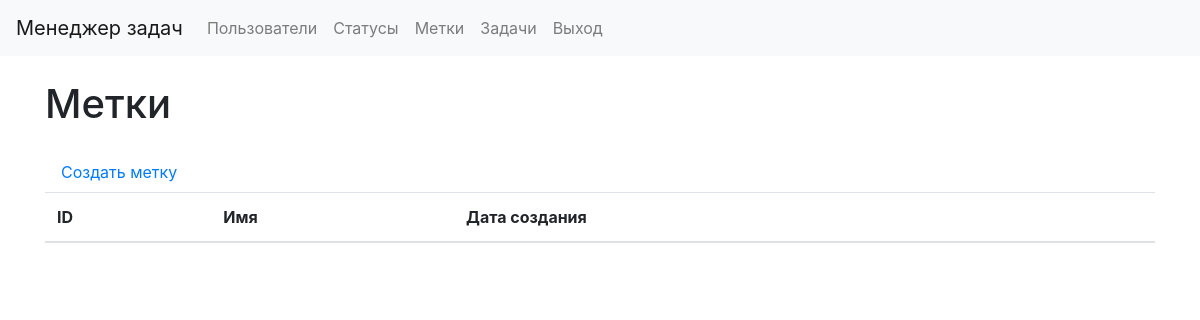
The page /labels/ (signed in) on the database as committed earlier.
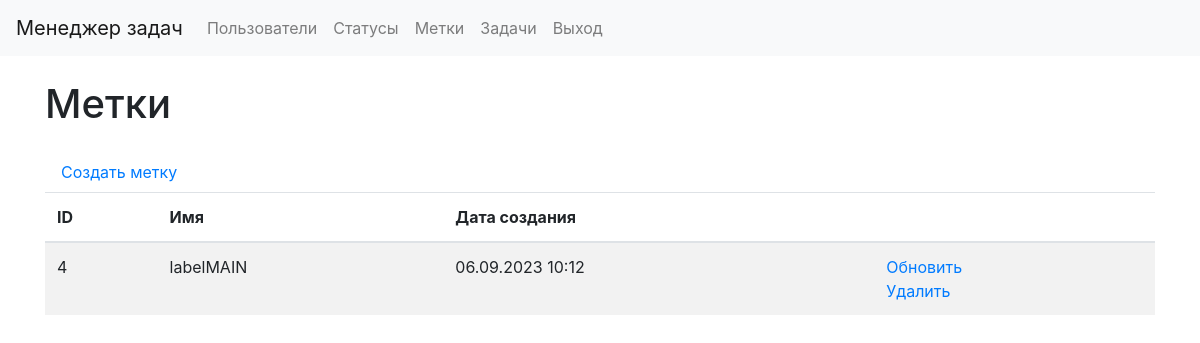
The same page on the database as committed later.
### labels/models.py (models this page shows, shortened)
class Label(models.Model):
    name = models.CharField(
        max_length=100,
        db_index=True,
        verbose_name="Статус"
    )
    created_at = models.DateTimeField(
        auto_now_add=True,
        verbose_name="Время создания"
    )
    updated_at = models.DateTimeField(
        auto_now=True,
        verbose_name="Время изменения"
    )
    class Meta:
        verbose_name = 'Метка'
        verbose_name_plural = 'Метки'
        ordering = ['id']

### labels/views.py (the view)
# urls.py: path('', LabelsList.as_view(), name="labels_list"),
class LabelsList(LoginRequiredMixin, DataMixin, ListView):
    model = Label
    template_name = "labels/labels_list.html"
    context_object_name = "labels"
    def get_context_data(self, *, object_list=None, **kwargs):
        context = super().get_context_data(**kwargs)
        c_def = self.get_user_context(title=_("Labels"))
        return context | c_def
    def get_queryset(self):
        return Label.objects.all()

### task_manager/utils.py (called while the page is built)
    def get_user_context(self, **kwargs):
        context = kwargs
        user_menu = menu.copy()
        if self.request.user.is_authenticated:
            user_menu.pop(4)
            user_menu.pop(4)
        if not self.request.user.is_authenticated:
            user_menu.pop(1)
            user_menu.pop(1)
            user_menu.pop(1)
            user_menu.pop(3)
        context['menu'] = user_menu
        return context

### task_manager/templates/labels/labels_list.html (shortened to what this page needs)
{% extends 'layout.html' %}
{% load bootstrap4 %}
{% block content %}
{% load i18n %}
<div class="container wrapper flex-grow-1">
    <h1 class="my-4">{% trans "Labels" %}</h1>
    <a class="nav-link" href="{% url "label_create" %}"> {% trans "Create label" %} </a>
    <table class="table table-striped">
        <thead>
            <tr>
                <th>ID</th>
                <th>{% trans "Name" %}</th>
                <th>{% trans "Creation date" %}</th>
                <th></th>
            </tr>
        </thead>
        <tbody>
            {% for label in labels %}
            <tr>
                <td> {{ label.id }} </td>
                <td> {{ label.name }} </td>
                <td> {{ label.created_at|date:"d.m.Y H:i" }} </td>
                <td>
                    <a href="{% url "label_update" label.id %}">{% trans "Update" %}</a>
                    <br>
                    <a href="{% url "label_delete" label.id %}">{% trans "Delete" %}</a>
                </td>
            </tr>
            {% endfor %}
        </tbody>
    </table>
</div>
{% endblock %}

Rows that differ between the two databases and show on the page:
added Label: id "4", name "labelMAIN", created_at "06.09.2023 10:12"
